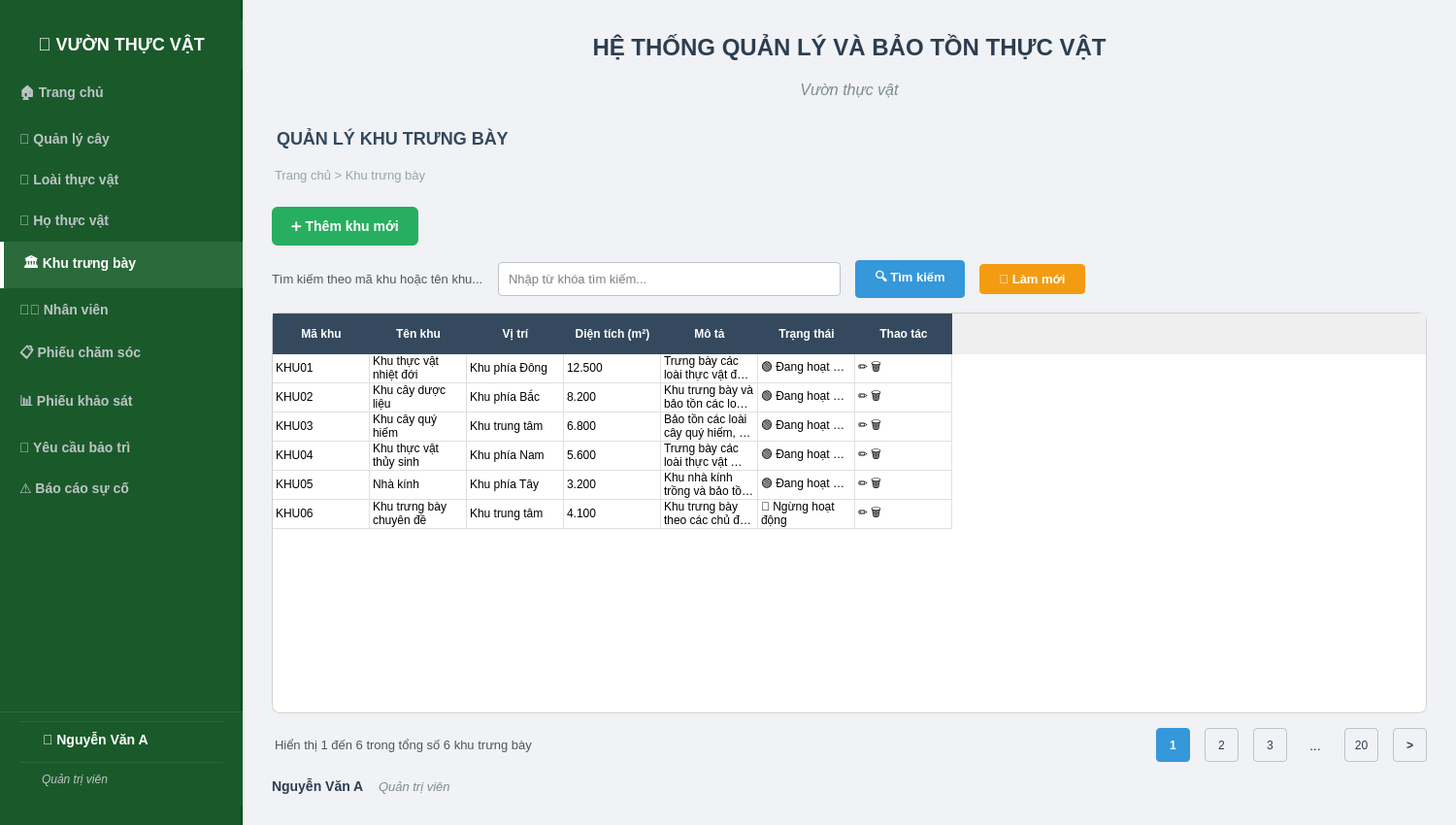
<?xml version="1.0" encoding="UTF-8"?>
<ui version="4.0">
 <class>MainWindow</class>
 <widget class="QMainWindow" name="MainWindow">
  <property name="geometry">
   <rect>
    <x>0</x>
    <y>0</y>
    <width>1500</width>
    <height>850</height>
   </rect>
  </property>
  <property name="windowTitle">
   <string>Hệ Thống Quản Lý Và Bảo Tồn Thực Vật - Khu trưng bày</string>
  </property>
  <widget class="QWidget" name="centralwidget">
   <layout class="QHBoxLayout" name="mainLayout">
    <property name="spacing">
     <number>0</number>
    </property>
    <property name="leftMargin">
     <number>0</number>
    </property>
    <property name="topMargin">
     <number>0</number>
    </property>
    <property name="rightMargin">
     <number>0</number>
    </property>
    <property name="bottomMargin">
     <number>0</number>
    </property>
    <item>
     <widget class="QWidget" name="sidebarWidget" native="true">
      <property name="minimumSize">
       <size>
        <width>250</width>
        <height>0</height>
       </size>
      </property>
      <property name="maximumSize">
       <size>
        <width>250</width>
        <height>16777215</height>
       </size>
      </property>
      <property name="styleSheet">
       <string>QWidget#sidebarWidget { background-color: #1a5a2a; border-right: 2px solid #0a4a1a; }</string>
      </property>
      <layout class="QVBoxLayout" name="sidebarLayout">
       <property name="spacing">
        <number>2</number>
       </property>
       <property name="leftMargin">
        <number>0</number>
       </property>
       <property name="topMargin">
        <number>20</number>
       </property>
       <property name="rightMargin">
        <number>0</number>
       </property>
       <property name="bottomMargin">
        <number>20</number>
       </property>
       <item>
        <widget class="QLabel" name="logoLabel">
         <property name="styleSheet">
          <string>font-size: 18px; font-weight: bold; color: #ffffff; padding: 15px 0; background-color: #1a5a2a;</string>
         </property>
         <property name="text">
          <string>🌿 VƯỜN THỰC VẬT</string>
         </property>
         <property name="alignment">
          <set>Qt::AlignCenter</set>
         </property>
        </widget>
       </item>
       <item>
        <widget class="QPushButton" name="homeButton">
         <property name="styleSheet">
          <string>QPushButton { text-align: left; padding: 12px 20px; background-color: transparent; color: #bdc3c7; border: none; border-radius: 0px; font-size: 14px; font-weight: bold; } QPushButton:hover { background-color: #2a6a3a; color: white; } QPushButton:checked { background-color: #2a6a3a; color: #ffffff; border-left: 4px solid #ffffff; }</string>
         </property>
         <property name="text">
          <string>🏠 Trang chủ</string>
         </property>
         <property name="checkable">
          <bool>true</bool>
         </property>
        </widget>
       </item>
       <item>
        <widget class="QPushButton" name="plantManagementButton">
         <property name="styleSheet">
          <string>QPushButton { text-align: left; padding: 12px 20px; background-color: transparent; color: #bdc3c7; border: none; border-radius: 0px; font-size: 14px; font-weight: bold; } QPushButton:hover { background-color: #2a6a3a; color: white; } QPushButton:checked { background-color: #2a6a3a; color: #ffffff; border-left: 4px solid #ffffff; }</string>
         </property>
         <property name="text">
          <string>🌳 Quản lý cây</string>
         </property>
         <property name="checkable">
          <bool>true</bool>
         </property>
        </widget>
       </item>
       <item>
        <widget class="QPushButton" name="speciesButton">
         <property name="styleSheet">
          <string>QPushButton { text-align: left; padding: 12px 20px; background-color: transparent; color: #bdc3c7; border: none; border-radius: 0px; font-size: 14px; font-weight: bold; } QPushButton:hover { background-color: #2a6a3a; color: white; } QPushButton:checked { background-color: #2a6a3a; color: #ffffff; border-left: 4px solid #ffffff; }</string>
         </property>
         <property name="text">
          <string>🌿 Loài thực vật</string>
         </property>
         <property name="checkable">
          <bool>true</bool>
         </property>
        </widget>
       </item>
       <item>
        <widget class="QPushButton" name="familyButton">
         <property name="styleSheet">
          <string>QPushButton { text-align: left; padding: 12px 20px; background-color: transparent; color: #bdc3c7; border: none; border-radius: 0px; font-size: 14px; font-weight: bold; } QPushButton:hover { background-color: #2a6a3a; color: white; } QPushButton:checked { background-color: #2a6a3a; color: #ffffff; border-left: 4px solid #ffffff; }</string>
         </property>
         <property name="text">
          <string>🌺 Họ thực vật</string>
         </property>
         <property name="checkable">
          <bool>true</bool>
         </property>
        </widget>
       </item>
       <item>
        <widget class="QPushButton" name="exhibitionButton">
         <property name="styleSheet">
          <string>QPushButton { text-align: left; padding: 12px 20px; background-color: #2a6a3a; color: #ffffff; border: none; border-radius: 0px; font-size: 14px; font-weight: bold; border-left: 4px solid #ffffff; } QPushButton:hover { background-color: #2a6a3a; color: white; }</string>
         </property>
         <property name="text">
          <string>🏛️ Khu trưng bày</string>
         </property>
         <property name="checkable">
          <bool>true</bool>
         </property>
         <property name="checked">
          <bool>true</bool>
         </property>
        </widget>
       </item>
       <item>
        <widget class="QPushButton" name="staffButton">
         <property name="styleSheet">
          <string>QPushButton { text-align: left; padding: 12px 20px; background-color: transparent; color: #bdc3c7; border: none; border-radius: 0px; font-size: 14px; font-weight: bold; } QPushButton:hover { background-color: #2a6a3a; color: white; } QPushButton:checked { background-color: #2a6a3a; color: #ffffff; border-left: 4px solid #ffffff; }</string>
         </property>
         <property name="text">
          <string>👨‍🌾 Nhân viên</string>
         </property>
         <property name="checkable">
          <bool>true</bool>
         </property>
        </widget>
       </item>
       <item>
        <widget class="QPushButton" name="careButton">
         <property name="styleSheet">
          <string>QPushButton { text-align: left; padding: 12px 20px; background-color: transparent; color: #bdc3c7; border: none; border-radius: 0px; font-size: 14px; font-weight: bold; } QPushButton:hover { background-color: #2a6a3a; color: white; } QPushButton:checked { background-color: #2a6a3a; color: #ffffff; border-left: 4px solid #ffffff; }</string>
         </property>
         <property name="text">
          <string>📋 Phiếu chăm sóc</string>
         </property>
         <property name="checkable">
          <bool>true</bool>
         </property>
        </widget>
       </item>
       <item>
        <widget class="QPushButton" name="surveyButton">
         <property name="styleSheet">
          <string>QPushButton { text-align: left; padding: 12px 20px; background-color: transparent; color: #bdc3c7; border: none; border-radius: 0px; font-size: 14px; font-weight: bold; } QPushButton:hover { background-color: #2a6a3a; color: white; } QPushButton:checked { background-color: #2a6a3a; color: #ffffff; border-left: 4px solid #ffffff; }</string>
         </property>
         <property name="text">
          <string>📊 Phiếu khảo sát</string>
         </property>
         <property name="checkable">
          <bool>true</bool>
         </property>
        </widget>
       </item>
       <item>
        <widget class="QPushButton" name="maintenanceButton">
         <property name="styleSheet">
          <string>QPushButton { text-align: left; padding: 12px 20px; background-color: transparent; color: #bdc3c7; border: none; border-radius: 0px; font-size: 14px; font-weight: bold; } QPushButton:hover { background-color: #2a6a3a; color: white; } QPushButton:checked { background-color: #2a6a3a; color: #ffffff; border-left: 4px solid #ffffff; }</string>
         </property>
         <property name="text">
          <string>🔧 Yêu cầu bảo trì</string>
         </property>
         <property name="checkable">
          <bool>true</bool>
         </property>
        </widget>
       </item>
       <item>
        <widget class="QPushButton" name="reportButton">
         <property name="styleSheet">
          <string>QPushButton { text-align: left; padding: 12px 20px; background-color: transparent; color: #bdc3c7; border: none; border-radius: 0px; font-size: 14px; font-weight: bold; } QPushButton:hover { background-color: #2a6a3a; color: white; } QPushButton:checked { background-color: #2a6a3a; color: #ffffff; border-left: 4px solid #ffffff; }</string>
         </property>
         <property name="text">
          <string>⚠️ Báo cáo sự cố</string>
         </property>
         <property name="checkable">
          <bool>true</bool>
         </property>
        </widget>
       </item>
       <item>
        <spacer name="sidebarSpacer">
         <property name="orientation">
          <enum>Qt::Vertical</enum>
         </property>
         <property name="sizeHint" stdset="0">
          <size>
           <width>20</width>
           <height>40</height>
          </size>
         </property>
        </spacer>
       </item>
       <item>
        <widget class="QWidget" name="userInfoWidget" native="true">
         <property name="styleSheet">
          <string>background-color: #1a5a2a; padding: 10px 20px; border-top: 1px solid #2a6a3a;</string>
         </property>
         <layout class="QVBoxLayout" name="userInfoLayout">
          <property name="spacing">
           <number>5</number>
          </property>
          <property name="leftMargin">
           <number>20</number>
          </property>
          <property name="topMargin">
           <number>10</number>
          </property>
          <property name="rightMargin">
           <number>20</number>
          </property>
          <property name="bottomMargin">
           <number>10</number>
          </property>
          <item>
           <widget class="QLabel" name="sidebarUserLabel">
            <property name="styleSheet">
             <string>color: #ffffff; font-size: 14px; font-weight: bold;</string>
            </property>
            <property name="text">
             <string>👤 Nguyễn Văn A</string>
            </property>
           </widget>
          </item>
          <item>
           <widget class="QLabel" name="sidebarRoleLabel">
            <property name="styleSheet">
             <string>color: #bdc3c7; font-size: 12px; font-style: italic;</string>
            </property>
            <property name="text">
             <string>Quản trị viên</string>
            </property>
           </widget>
          </item>
         </layout>
        </widget>
       </item>
      </layout>
     </widget>
    </item>
    <item>
     <widget class="QWidget" name="contentWidget" native="true">
      <property name="styleSheet">
       <string>QWidget#contentWidget { background-color: #f0f2f5; }</string>
      </property>
      <layout class="QVBoxLayout" name="contentLayout">
       <property name="spacing">
        <number>15</number>
       </property>
       <property name="leftMargin">
        <number>30</number>
       </property>
       <property name="topMargin">
        <number>30</number>
       </property>
       <property name="rightMargin">
        <number>30</number>
       </property>
       <property name="bottomMargin">
        <number>30</number>
       </property>
       <item>
        <layout class="QVBoxLayout" name="headerLayout">
         <item>
          <widget class="QLabel" name="titleLabel">
           <property name="styleSheet">
            <string>font-size: 24px; font-weight: bold; color: #2c3e50; padding: 5px;</string>
           </property>
           <property name="text">
            <string>HỆ THỐNG QUẢN LÝ VÀ BẢO TỒN THỰC VẬT</string>
           </property>
           <property name="alignment">
            <set>Qt::AlignCenter</set>
           </property>
          </widget>
         </item>
         <item>
          <widget class="QLabel" name="subtitleLabel">
           <property name="styleSheet">
            <string>font-size: 16px; color: #7f8c8d; font-style: italic; padding-bottom: 10px;</string>
           </property>
           <property name="text">
            <string>Vườn thực vật</string>
           </property>
           <property name="alignment">
            <set>Qt::AlignCenter</set>
           </property>
          </widget>
         </item>
        </layout>
       </item>
       <item>
        <widget class="QLabel" name="managementLabel">
         <property name="styleSheet">
          <string>font-size: 18px; font-weight: bold; color: #34495e; padding: 5px 0px;</string>
         </property>
         <property name="text">
          <string>QUẢN LÝ KHU TRƯNG BÀY</string>
         </property>
        </widget>
       </item>
       <item>
        <widget class="QLabel" name="breadcrumbLabel">
         <property name="styleSheet">
          <string>font-size: 13px; color: #95a5a6; padding-bottom: 10px;</string>
         </property>
         <property name="text">
          <string>Trang chủ &gt; Khu trưng bày</string>
         </property>
        </widget>
       </item>
       <item>
        <layout class="QHBoxLayout" name="toolbarLayout">
         <item>
          <widget class="QPushButton" name="addButton">
           <property name="minimumSize">
            <size>
             <width>150</width>
             <height>40</height>
            </size>
           </property>
           <property name="styleSheet">
            <string>QPushButton { background-color: #27ae60; color: white; padding: 8px 20px; border: none; border-radius: 6px; font-weight: bold; font-size: 14px; } QPushButton:hover { background-color: #219a52; }</string>
           </property>
           <property name="text">
            <string>➕ Thêm khu mới</string>
           </property>
          </widget>
         </item>
         <item>
          <spacer name="toolbarSpacer">
           <property name="orientation">
            <enum>Qt::Horizontal</enum>
           </property>
           <property name="sizeHint" stdset="0">
            <size>
             <width>40</width>
             <height>20</height>
            </size>
           </property>
          </spacer>
         </item>
        </layout>
       </item>
       <item>
        <layout class="QHBoxLayout" name="searchLayout">
         <item>
          <widget class="QLabel" name="searchLabel">
           <property name="styleSheet">
            <string>font-size: 13px; color: #555;</string>
           </property>
           <property name="text">
            <string>Tìm kiếm theo mã khu hoặc tên khu...</string>
           </property>
          </widget>
         </item>
         <item>
          <widget class="QLineEdit" name="searchInput">
           <property name="styleSheet">
            <string>padding: 8px; border: 1px solid #bdc3c7; border-radius: 4px; font-size: 13px;</string>
           </property>
           <property name="placeholderText">
            <string>Nhập từ khóa tìm kiếm...</string>
           </property>
          </widget>
         </item>
         <item>
          <widget class="QPushButton" name="searchButton">
           <property name="styleSheet">
            <string>QPushButton { background-color: #3498db; color: white; padding: 8px 20px; border: none; border-radius: 4px; font-weight: bold; font-size: 13px; } QPushButton:hover { background-color: #2980b9; }</string>
           </property>
           <property name="text">
            <string>🔍 Tìm kiếm</string>
           </property>
          </widget>
         </item>
         <item>
          <widget class="QPushButton" name="refreshButton">
           <property name="styleSheet">
            <string>QPushButton { background-color: #f39c12; color: white; padding: 8px 20px; border: none; border-radius: 4px; font-weight: bold; font-size: 13px; } QPushButton:hover { background-color: #e67e22; }</string>
           </property>
           <property name="text">
            <string>🔄 Làm mới</string>
           </property>
          </widget>
         </item>
         <item>
          <spacer name="searchSpacer">
           <property name="orientation">
            <enum>Qt::Horizontal</enum>
           </property>
           <property name="sizeHint" stdset="0">
            <size>
             <width>40</width>
             <height>20</height>
            </size>
           </property>
          </spacer>
         </item>
        </layout>
       </item>
       <item>
        <widget class="QTableWidget" name="tableWidget">
         <property name="styleSheet">
          <string>QTableWidget { border: 1px solid #d0d0d0; border-radius: 8px; gridline-color: #e0e0e0; background-color: white; alternate-background-color: #f8f9fa; } QTableWidget::item { padding: 10px; font-size: 13px; } QHeaderView::section { background-color: #34495e; color: white; padding: 12px 10px; border: none; font-weight: bold; font-size: 12px; } QTableWidget::item:selected { background-color: #3498db; color: white; }</string>
         </property>
         <property name="rowCount">
          <number>6</number>
         </property>
         <property name="columnCount">
          <number>7</number>
         </property>
         <attribute name="horizontalHeaderVisible">
          <bool>true</bool>
         </attribute>
         <attribute name="horizontalHeaderStretchLastSection">
          <bool>false</bool>
         </attribute>
         <attribute name="verticalHeaderVisible">
          <bool>false</bool>
         </attribute>
         <row/>
         <row/>
         <row/>
         <row/>
         <row/>
         <row/>
         <column>
          <property name="text">
           <string>Mã khu</string>
          </property>
         </column>
         <column>
          <property name="text">
           <string>Tên khu</string>
          </property>
         </column>
         <column>
          <property name="text">
           <string>Vị trí</string>
          </property>
         </column>
         <column>
          <property name="text">
           <string>Diện tích (m²)</string>
          </property>
         </column>
         <column>
          <property name="text">
           <string>Mô tả</string>
          </property>
         </column>
         <column>
          <property name="text">
           <string>Trạng thái</string>
          </property>
         </column>
         <column>
          <property name="text">
           <string>Thao tác</string>
          </property>
         </column>
         <item row="0" column="0">
          <property name="text">
           <string>KHU01</string>
          </property>
         </item>
         <item row="0" column="1">
          <property name="text">
           <string>Khu thực vật nhiệt đới</string>
          </property>
         </item>
         <item row="0" column="2">
          <property name="text">
           <string>Khu phía Đông</string>
          </property>
         </item>
         <item row="0" column="3">
          <property name="text">
           <string>12.500</string>
          </property>
         </item>
         <item row="0" column="4">
          <property name="text">
           <string>Trưng bày các loài thực vật đặc trưng của vùng nhiệt đới ẩm.</string>
          </property>
         </item>
         <item row="0" column="5">
          <property name="text">
           <string>🟢 Đang hoạt động</string>
          </property>
         </item>
         <item row="0" column="6">
          <property name="text">
           <string>✏️ 🗑️</string>
          </property>
         </item>
         <item row="1" column="0">
          <property name="text">
           <string>KHU02</string>
          </property>
         </item>
         <item row="1" column="1">
          <property name="text">
           <string>Khu cây dược liệu</string>
          </property>
         </item>
         <item row="1" column="2">
          <property name="text">
           <string>Khu phía Bắc</string>
          </property>
         </item>
         <item row="1" column="3">
          <property name="text">
           <string>8.200</string>
          </property>
         </item>
         <item row="1" column="4">
          <property name="text">
           <string>Khu trưng bày và bảo tồn các loài cây dược liệu.</string>
          </property>
         </item>
         <item row="1" column="5">
          <property name="text">
           <string>🟢 Đang hoạt động</string>
          </property>
         </item>
         <item row="1" column="6">
          <property name="text">
           <string>✏️ 🗑️</string>
          </property>
         </item>
         <item row="2" column="0">
          <property name="text">
           <string>KHU03</string>
          </property>
         </item>
         <item row="2" column="1">
          <property name="text">
           <string>Khu cây quý hiếm</string>
          </property>
         </item>
         <item row="2" column="2">
          <property name="text">
           <string>Khu trung tâm</string>
          </property>
         </item>
         <item row="2" column="3">
          <property name="text">
           <string>6.800</string>
          </property>
         </item>
         <item row="2" column="4">
          <property name="text">
           <string>Bảo tồn các loài cây quý hiếm, nguy cấp.</string>
          </property>
         </item>
         <item row="2" column="5">
          <property name="text">
           <string>🟢 Đang hoạt động</string>
          </property>
         </item>
         <item row="2" column="6">
          <property name="text">
           <string>✏️ 🗑️</string>
          </property>
         </item>
         <item row="3" column="0">
          <property name="text">
           <string>KHU04</string>
          </property>
         </item>
         <item row="3" column="1">
          <property name="text">
           <string>Khu thực vật thủy sinh</string>
          </property>
         </item>
         <item row="3" column="2">
          <property name="text">
           <string>Khu phía Nam</string>
          </property>
         </item>
         <item row="3" column="3">
          <property name="text">
           <string>5.600</string>
          </property>
         </item>
         <item row="3" column="4">
          <property name="text">
           <string>Trưng bày các loài thực vật sống dưới nước và ven bờ.</string>
          </property>
         </item>
         <item row="3" column="5">
          <property name="text">
           <string>🟢 Đang hoạt động</string>
          </property>
         </item>
         <item row="3" column="6">
          <property name="text">
           <string>✏️ 🗑️</string>
          </property>
         </item>
         <item row="4" column="0">
          <property name="text">
           <string>KHU05</string>
          </property>
         </item>
         <item row="4" column="1">
          <property name="text">
           <string>Nhà kính</string>
          </property>
         </item>
         <item row="4" column="2">
          <property name="text">
           <string>Khu phía Tây</string>
          </property>
         </item>
         <item row="4" column="3">
          <property name="text">
           <string>3.200</string>
          </property>
         </item>
         <item row="4" column="4">
          <property name="text">
           <string>Khu nhà kính trồng và bảo tồn các loài thực vật đặc biệt.</string>
          </property>
         </item>
         <item row="4" column="5">
          <property name="text">
           <string>🟢 Đang hoạt động</string>
          </property>
         </item>
         <item row="4" column="6">
          <property name="text">
           <string>✏️ 🗑️</string>
          </property>
         </item>
         <item row="5" column="0">
          <property name="text">
           <string>KHU06</string>
          </property>
         </item>
         <item row="5" column="1">
          <property name="text">
           <string>Khu trưng bày chuyên đề</string>
          </property>
         </item>
         <item row="5" column="2">
          <property name="text">
           <string>Khu trung tâm</string>
          </property>
         </item>
         <item row="5" column="3">
          <property name="text">
           <string>4.100</string>
          </property>
         </item>
         <item row="5" column="4">
          <property name="text">
           <string>Khu trưng bày theo các chủ đề thực vật theo từng thời kỳ.</string>
          </property>
         </item>
         <item row="5" column="5">
          <property name="text">
           <string>🔴 Ngừng hoạt động</string>
          </property>
         </item>
         <item row="5" column="6">
          <property name="text">
           <string>✏️ 🗑️</string>
          </property>
         </item>
        </widget>
       </item>
       <item>
        <layout class="QHBoxLayout" name="paginationLayout">
         <item>
          <widget class="QLabel" name="paginationLabel">
           <property name="styleSheet">
            <string>font-size: 13px; color: #555; padding: 5px 0;</string>
           </property>
           <property name="text">
            <string>Hiển thị 1 đến 6 trong tổng số 6 khu trưng bày</string>
           </property>
          </widget>
         </item>
         <item>
          <spacer name="paginationSpacer">
           <property name="orientation">
            <enum>Qt::Horizontal</enum>
           </property>
           <property name="sizeHint" stdset="0">
            <size>
             <width>40</width>
             <height>20</height>
            </size>
           </property>
          </spacer>
         </item>
         <item>
          <widget class="QPushButton" name="page1Button">
           <property name="minimumSize">
            <size>
             <width>35</width>
             <height>35</height>
            </size>
           </property>
           <property name="styleSheet">
            <string>QPushButton { background-color: #3498db; color: white; border: none; border-radius: 4px; font-weight: bold; } QPushButton:hover { background-color: #2980b9; }</string>
           </property>
           <property name="text">
            <string>1</string>
           </property>
          </widget>
         </item>
         <item>
          <widget class="QPushButton" name="page2Button">
           <property name="minimumSize">
            <size>
             <width>35</width>
             <height>35</height>
            </size>
           </property>
           <property name="styleSheet">
            <string>QPushButton { background-color: transparent; color: #2c3e50; border: 1px solid #bdc3c7; border-radius: 4px; } QPushButton:hover { background-color: #ecf0f1; }</string>
           </property>
           <property name="text">
            <string>2</string>
           </property>
          </widget>
         </item>
         <item>
          <widget class="QPushButton" name="page3Button">
           <property name="minimumSize">
            <size>
             <width>35</width>
             <height>35</height>
            </size>
           </property>
           <property name="styleSheet">
            <string>QPushButton { background-color: transparent; color: #2c3e50; border: 1px solid #bdc3c7; border-radius: 4px; } QPushButton:hover { background-color: #ecf0f1; }</string>
           </property>
           <property name="text">
            <string>3</string>
           </property>
          </widget>
         </item>
         <item>
          <widget class="QLabel" name="pageDotsLabel">
           <property name="styleSheet">
            <string>font-size: 14px; color: #2c3e50; padding: 0 5px;</string>
           </property>
           <property name="text">
            <string>...</string>
           </property>
          </widget>
         </item>
         <item>
          <widget class="QPushButton" name="pageLastButton">
           <property name="minimumSize">
            <size>
             <width>35</width>
             <height>35</height>
            </size>
           </property>
           <property name="styleSheet">
            <string>QPushButton { background-color: transparent; color: #2c3e50; border: 1px solid #bdc3c7; border-radius: 4px; } QPushButton:hover { background-color: #ecf0f1; }</string>
           </property>
           <property name="text">
            <string>20</string>
           </property>
          </widget>
         </item>
         <item>
          <widget class="QPushButton" name="pageNextButton">
           <property name="minimumSize">
            <size>
             <width>35</width>
             <height>35</height>
            </size>
           </property>
           <property name="styleSheet">
            <string>QPushButton { background-color: transparent; color: #2c3e50; border: 1px solid #bdc3c7; border-radius: 4px; font-weight: bold; } QPushButton:hover { background-color: #ecf0f1; }</string>
           </property>
           <property name="text">
            <string>&gt;</string>
           </property>
          </widget>
         </item>
        </layout>
       </item>
       <item>
        <layout class="QHBoxLayout" name="footerLayout">
         <item>
          <widget class="QLabel" name="userLabel">
           <property name="styleSheet">
            <string>font-size: 14px; font-weight: bold; color: #2c3e50;</string>
           </property>
           <property name="text">
            <string>Nguyễn Văn A</string>
           </property>
          </widget>
         </item>
         <item>
          <widget class="QLabel" name="roleLabel">
           <property name="styleSheet">
            <string>font-size: 13px; color: #7f8c8d; font-style: italic;</string>
           </property>
           <property name="text">
            <string>Quản trị viên</string>
           </property>
          </widget>
         </item>
         <item>
          <spacer name="footerSpacer">
           <property name="orientation">
            <enum>Qt::Horizontal</enum>
           </property>
           <property name="sizeHint" stdset="0">
            <size>
             <width>40</width>
             <height>20</height>
            </size>
           </property>
          </spacer>
         </item>
        </layout>
       </item>
      </layout>
     </widget>
    </item>
   </layout>
  </widget>
 </widget>
 <resources/>
 <connections/>
</ui>
